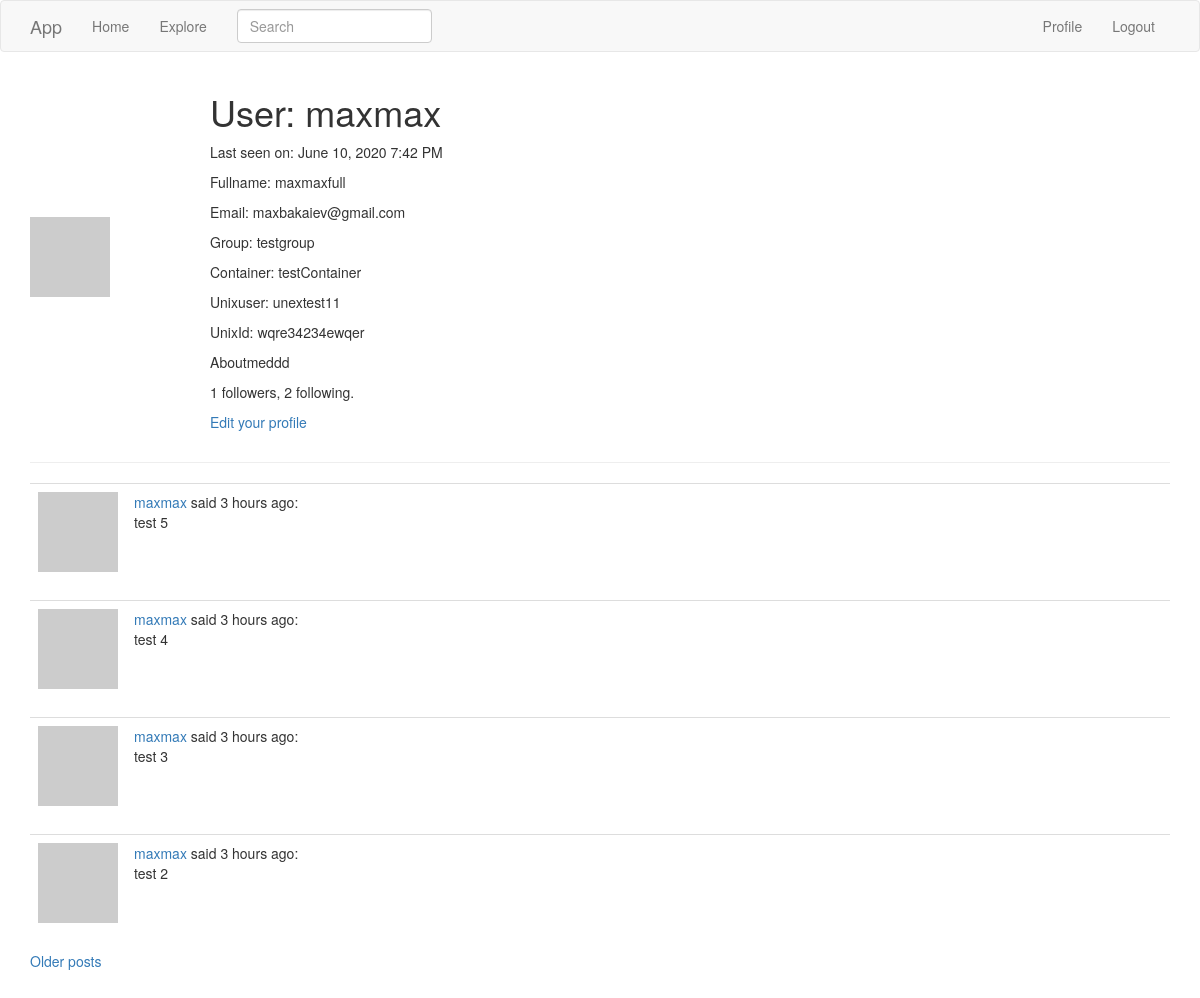
The page /user/maxmax (signed in) on the database as committed earlier.
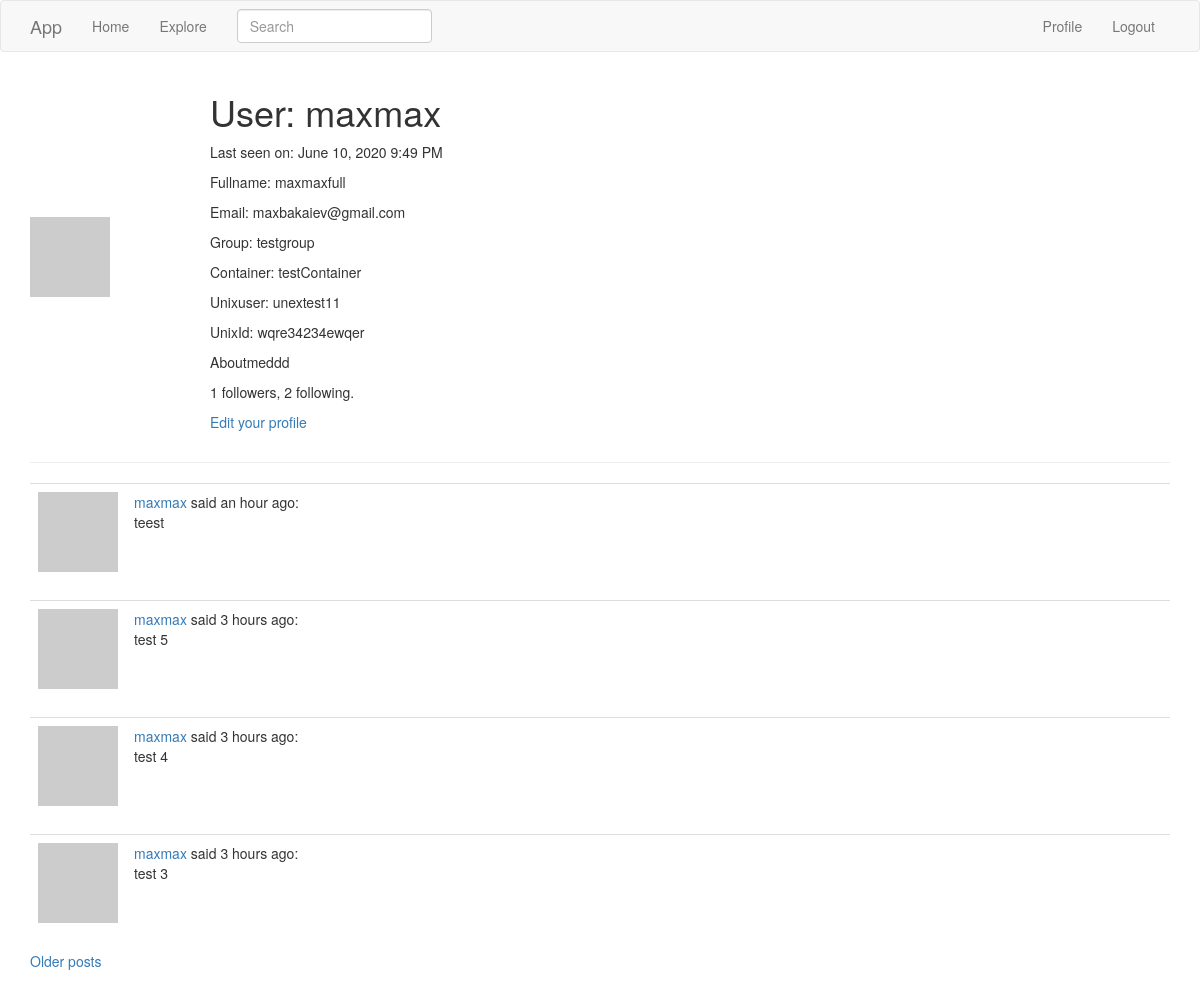
The same page on the database as committed later.
### app/models.py (models this page shows, shortened)
class User(UserMixin, db.Model):
    id = db.Column(db.Integer, primary_key=True)
    username = db.Column(db.String(64), index=True, unique=True)
    fullname = db.Column(db.String(120))
    email = db.Column(db.String(120), index=True, unique=True)
    password_hash = db.Column(db.String(128))
    posts = db.relationship('Post', backref='author', lazy='dynamic')
    about_me = db.Column(db.String(140))
    group = db.Column(db.String(120))
    unixuser = db.Column(db.String(120))
    unixid = db.Column(db.String(120))
    container = db.Column(db.String(120))
    last_seen = db.Column(db.DateTime, default=datetime.utcnow)
    followed = db.relationship(
        'User', secondary=followers,
        primaryjoin=(followers.c.follower_id == id),
        secondaryjoin=(followers.c.followed_id == id),
        backref=db.backref('followers', lazy='dynamic'), lazy='dynamic')
    def avatar(self, size):
        digest = md5(self.email.lower().encode('utf-8')).hexdigest()
        return 'https://www.gravatar.com/avatar/{}?d=identicon&s={}'.format(
            digest, size)

class SearchableMixin(object):
    @classmethod
    def before_commit(cls, session):
        session._changes = {
            'add': list(session.new),
            'update': list(session.dirty),
            'delete': list(session.deleted)
        }
    @classmethod
    def after_commit(cls, session):
        for obj in session._changes['add']:
            if isinstance(obj, SearchableMixin):
                add_to_index(obj.__tablename__, obj)
        for obj in session._changes['update']:
            if isinstance(obj, SearchableMixin):
                add_to_index(obj.__tablename__, obj)
        for obj in session._changes['delete']:
            if isinstance(obj, SearchableMixin):
                remove_from_index(obj.__tablename__, obj)
        session._changes = None

class Post(SearchableMixin, db.Model):
    __searchable__ = ['body']
    id = db.Column(db.Integer, primary_key=True)
    body = db.Column(db.String(140))
    timestamp = db.Column(db.DateTime, index=True, default=datetime.utcnow)
    user_id = db.Column(db.Integer, db.ForeignKey('user.id'))
    language = db.Column(db.String(5))

### app/main/routes.py (the view)
@bp.route('/user/<username>')
@login_required
def user(username):
    user = User.query.filter_by(username=username).first_or_404()
    page = request.args.get('page', 1, type=int)
    posts = user.posts.order_by(Post.timestamp.desc()).paginate(
        page, 4, False)
    next_url = url_for('main.user', username=user.username,
                       page=posts.next_num) if posts.has_next else None
    prev_url = url_for('main.user', username=user.username,
                       page=posts.prev_num) if posts.has_prev else None
    form = EmptyForm()
    return render_template('user.html', user=user, posts=posts.items,
                           next_url=next_url, prev_url=prev_url, form=form)

### app/main/forms.py
class SearchForm(FlaskForm):
    q = StringField(_l('Search'), validators=[DataRequired()])
    def __init__(self, *args, **kwargs):
        if 'formdata' not in kwargs:
            kwargs['formdata'] = request.args
        if 'csrf_enabled' not in kwargs:
            kwargs['csrf_enabled'] = False
        super(SearchForm, self).__init__(*args, **kwargs)

class EmptyForm(FlaskForm):
    submit = SubmitField('Submit')

### app/main/routes.py (called while the page is built)
@bp.before_app_request
def before_request():
    if current_user.is_authenticated:
        current_user.last_seen = datetime.utcnow()
        db.session.commit()
        g.search_form = SearchForm()
    g.locale = str(get_locale())

### app/models.py (called while the page is built)
@login.user_loader
def load_user(id):
    return User.query.get(int(id))

### app/templates/user.html (shortened to what this page needs)
{% extends "base.html" %}
{% block app_content %}
  <table>
      <tr>
          <td width="180px"><img src="{{ user.avatar(128) }}"></td>
          <td>
              <h1>User: {{ user.username }}</h1>
              {% if user.last_seen %}
              <p>Last seen on: {{ moment(user.last_seen).format('LLL') }}</p>
              {% endif %}
              {% if user.fullname %}<p>Fullname: {{ user.fullname }}</p>{% endif %}
              {% if user.email %}<p>Email: {{ user.email }}</p>{% endif %}
              {% if user.group %}<p>Group: {{ user.group }}</p>{% endif %}
              {% if user.container %}<p>Container: {{ user.container }}</p>{% endif %}
              {% if user.unixuser %}<p>Unixuser: {{ user.unixuser }}</p>{% endif %}
              {% if user.unixid %}<p>UnixId: {{ user.unixid }}</p>{% endif %}
              {% if user.about_me %}<p>{{ user.about_me }}</p>{% endif %}
              <p>{{ user.followers.count() }} followers, {{ user.followed.count() }} following.</p>
              {% if user == current_user %}
              <p><a href="{{ url_for('main.edit_profile') }}">{{ _('Edit your profile') }}</a></p>
              {% endif %}
          </td>
      </tr>
  </table>
  <hr>
  {% for post in posts %}
      {% include '_post.html' %}
  {% endfor %}
  {% if next_url %}
  <a href="{{ next_url }}">Older posts</a>
  {% endif %}
  <br />
  <br />
  <br />
  <br />
  <br />
{% endblock %}

### app/templates/_post.html
<table class="table table-hover">
    <tr>
        <td width="70px">
            <a href="{{ url_for('user', username=post.author.username) }}">
                <img src="{{ post.author.avatar(70) }}" />
            </a>
        </td>
        <td>
            <a href="{{ url_for('user', username=post.author.username) }}">
                {{ post.author.username }}
            </a>
            said {{ moment(post.timestamp).fromNow() }}:
            <br>
            {{ post.body }}
        </td>
    </tr>
</table>

Rows that differ between the two databases and show on the page:
no longer on this page (row unchanged): Post: author.username "maxmax", timestamp "3 hours ago", body "test 2"
changed User "maxmax": last_seen "June 10, 2020 7:42 PM" → "June 10, 2020 9:49 PM"
added Post: author.username "maxmax", timestamp "an hour ago", body "teest"
